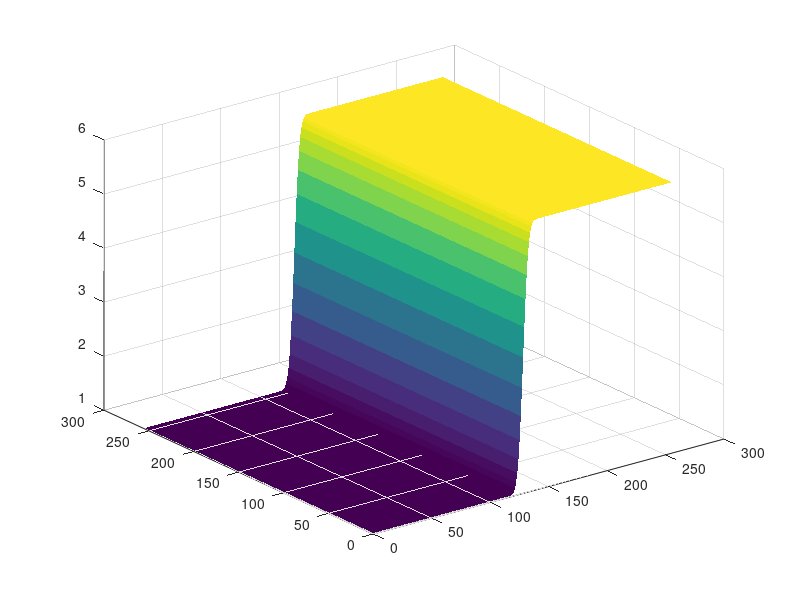

Write MATLAB code to recreate this figure. (Note: this script raises an error after producing the figure.)
% This code creates the density profile for a normal shock using erf()

clear all
close all
clc

Nx = 256; Ny = 256; Nz = 128;
scale = 0.2;  % default is 0.2
r = 6; % density ratio
rho_min = 1; % density ahead of the shock
rho_max = r*rho_min;
delta_rho = rho_max - rho_min;

%filepath = '/home/barracuda/a/lrajendr/SchlierenRayVis/StereoBOS_pinhole/';
filepath = '~/SchlierenRayVis/Data/';
filename = 'NormShock_6_scale_0_2.nrrd';

rho = ones(Nx,Ny,Nz);

for i = 1:Nx
    for k = 1:Nz
        % step by step
        x = (-Ny/2:Ny/2-1)*scale; % scale along x
        y = 0.5*delta_rho*erf(x); % scale along y
        rho(i,:,k) = rho_min + (y-min(y)); % shift up
        
        % condensed expression
        %rho(i,:,k) = rho_min/2*(erf((-Ny/2:Ny/2-1)*scale)*(r-1) + r+1); %
    end
end
K = 0.226; % gladstone dale constant for air (cm^3/g)
n = 1+K/1000*rho;
h = surf(rho(:,:,1));
set(h,'LineStyle','none')
nrrdWriter([filepath filename],single(n),[1 1 1],[0 0 0],'raw');